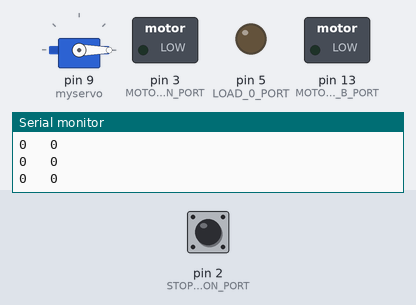
A sketch run on a simulated Arduino Uno, built with avr-gcc and run on an emulated ATmega328P. Shown: servo, switched loads named in the sketch (green lamp = pin HIGH), output pins drawn as LEDs (lit = HIGH), the last lines printed to the serial monitor. The inputs (shaded band) are chosen by the test bench; at power-on: pin 2 (STOP_BUTTON_PORT) HIGH.

Above: at 1.2 s.
1.3 s: pin 2 (STOP_BUTTON_PORT) pulled LOW for 1 s
At 1.4 s:
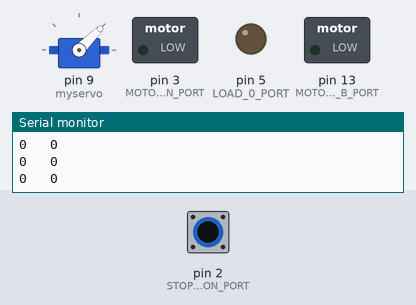
3.8 s: pin 2 (STOP_BUTTON_PORT) pulled LOW for 0.15 s
At 4.2 s:
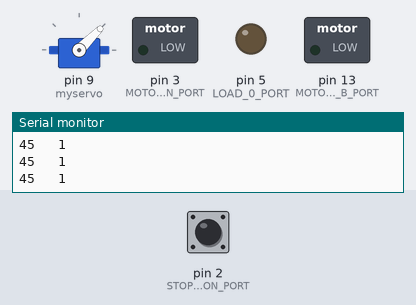
6.9 s: pin 2 (STOP_BUTTON_PORT) pulled LOW for 3.2 s
At 10.3 s:
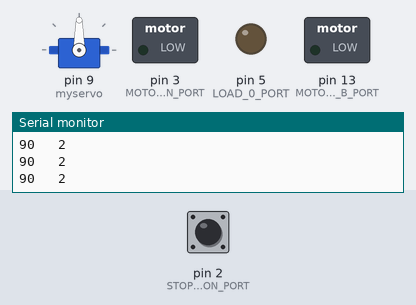
Timing chart, 0 to 11.8 s (numbered marks = the images above; inputs shaded):
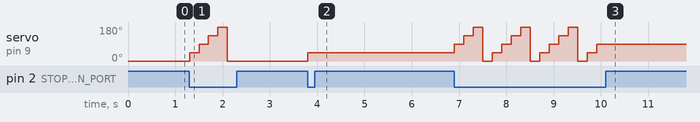

The sketch:

Servo.ino
```cpp
//============================= Declare Header Libraries Here =============================//

#include "ME2510_Library.h"
#include "Helper_Function_Library.h"
#include <Servo.h>


//============================= Declare Global Variables Here =============================//

//Declare and initialize any global variables that you will use in your function
  Servo myservo;
  int presses = 0;
  int angle = 0;
  boolean lastButton = LOW;
  boolean currentButton = LOW;


//================================== Begin Setup Function =================================//

// The setup() function is called when a sketch starts. Use it to initialize variables,
// pin modes, start using libraries, etc. The setup function will only run once, after
// each powerup or reset of the Arduino board.

void setup()
{

  initialize_shield(); //Calling the initialize shield function will set all of your
                       //port definitions properly for use with the Utah Shield Board Rev 2.0

  Serial.begin(9600);

  myservo.attach(9);
  myservo.write(0);
   pinMode(STOP_BUTTON_PORT, INPUT);
  digitalWrite(STOP_BUTTON_PORT, HIGH);


} //end setup() function


//================================== Begin Loop Function ==================================//

// After creating a setup() function, which initializes and sets the initial values, the
// loop() function does precisely what its name suggests, and loops consecutively, allowing
// your program to change and respond. Use it to actively control the Arduino board.

void loop()
{
  //currentButton = debounce(lastButton);
  //if(lastButton == LOW && currentButton == HIGH){
  if(digitalRead (STOP_BUTTON_PORT) == LOW){

      presses++;
       if(presses == 5){
          presses = 0;
    }
    angle = 45 * presses;
      myservo.write(angle);
       delay (200);
 }
   Serial.print (angle);
   Serial.print ("   ");
   Serial.println(presses);
} //end loop() function
```

Helper_Function_Library.cpp
```cpp
#if defined(ARDUINO) && ARDUINO >= 100
  #include "Arduino.h"
  #else
  #include "WProgram.h"
  #endif
#include "Helper_Function_Library.h"
#include <stdarg.h>

/*
 * In this file, you will write the code for your helper functions.
 * For any functions included in this .cpp file, you must also include the
 * function call in the associated Helper_Function_Library.h file
 *
 */

//====================================================================================
//                                  HELPER FUNCTIONS
//====================================================================================


boolean debounce(boolean lastButton)
{
  boolean current = digitalRead(STOP_BUTTON);
  if(lastButton != current)
  {
    delay(5);
    current = digitalRead(STOP_BUTTON);
  }
  return current;
}
```

Helper_Function_Library.h
```cpp
/**
  * Helper Function Library
  *
  * This library is included for you to write any helper functions
  * that your program will be using. Remember that you will declare
  * your function names in this .h file, and write the code that
  * will be associated with them in the corresponding
  * "Helper_Function_Library.cpp" file
  *
  */

#pragma once
#if defined(ARDUINO) && ARDUINO >= 100
  #include "Arduino.h"
  #else
  #include "WProgram.h"
  #endif
#include "ME2510_Arduino_Shield_Ports.h"
#include "ME2510_Library.h"


//============================
//         Constants
//============================


//====================================================================================
//                                  HELPER FUNCTIONS
//====================================================================================

/*
 * Include your helper function calls and a short description of what they
 * do in this section.
 *
 */
boolean debounce(boolean lastButton);
//puts in delay for button press
```

ME2510_Arduino_Shield_Ports.h
```cpp
#pragma once

//======================================================
// Updated Port Definitions for the Rev 2.0 Shield Board
//======================================================

const int MOTOR_0_EN_PORT = 11;
const int MOTOR_0_A_PORT = 12;
const int MOTOR_0_B_PORT = 13;

const int MOTOR_1_EN_PORT = 3;
const int MOTOR_1_A_PORT = 7;
const int MOTOR_1_B_PORT = 8;

const int START_BUTTON_PORT = 4;
const int STOP_BUTTON_PORT = 2;

const int SERVO_SIGNAL_PORT = 9;

const int PHOTO_0_PORT = 0;
const int PHOTO_1_PORT = 1;
const int BATTERY_V_PORT = 4;
const int POTENTIOMETER_PORT = 5;

const int RX_PORT = 0;
const int TX_PORT = 1;

const int LOAD_0_PORT = 5;
const int LOAD_1_PORT = 6;

const int ANALOG_2_PORT = 2;
const int ANALOG_3_PORT = 3;

const int IENCODER_A_PORT = 2;
const int IENCODER_B_PORT = 10;
const int IENCODER_Z_PORT = 6;

const int ENCODER_A_PORT = 7;
const int ENCODER_B_PORT = 8;

const int EXTERNAL_SWITCH_PORT = 10;
```

ME2510_Library.h
```cpp
/**
  * ME2510_Library
  *
  * This library provides port definitions, constants, and functions for use
  * with the ME 2510 Arduino shield board version 2.0 (Spring 2011).
  *
  * Sketches using this library should have the line:
  * #include "ME2510_Library.h"
  * at the top of the file and should call:
  * initialize_shield();
  * as the first line of their setup function.
  *
  */

#pragma once
#if defined(ARDUINO) && ARDUINO >= 100
  #include "Arduino.h"
  #else
  #include "WProgram.h"
  #endif
#include "ME2510_Arduino_Shield_Ports.h"


//============================
//         Names
//============================

// Names to use to refer to the various components on the board
// or different states or actions for sensors, etc. These are defined
// for convenience and their values are irrelevant. Therefore, the
// values are defined as unusual negative values that are unlikely to
// occur by chance or have unfortunate side-effects if used as a port
// number by mistake.

// Buttons:
const int START_BUTTON = -1001;
const int STOP_BUTTON = -1011;
// LEDs:
const int RX = -1021;
const int TX = -1031;
const int LOAD_0 = -1041;
const int LOAD_1 = -1051;
// Switch states:
const int OPEN = -7007;
const int CLOSED = -4004;
// Other identifiers:
const int INVALID = -3333;


//============================
//         Constants
//============================

// Maximum value that can be reported by the ADC.
const int MAX_ADC_VALUE = 1023;

// ADC reference voltage, in millivolts.
const int ADC_REFERENCE_MV = 5000; // mV

// Maximum PWM value that can be written using analogWrite().
const int MAX_PWM_VALUE = 255;

// Length of the string buffer used for serial printing.
// If you try and print a single message with more than this number
// of characters, the buffer will overflow and bad things will happen.
const int PRINT_BUFFER_LENGTH = 128;

// Amount of time (in ms) to wait between successive checks of a sensor.
// This essentially slows the sampling rate down and avoids having the
// processor check the sensors faster than is needed for the application.
const int POLLING_DELAY = 10; // ms

// Amount of time (in ms) to wait for switches to debounce.
// Readings done with an oscilloscope showed that the lever-arm switches
// and the tactile switches on the shield board both bounce for about 2-3 ms.
// This was done with brand new switches, and that time will probably increase
// with wear, so use the time period below to be on the safe side.
const int DEBOUNCE_TIME =  10; // ms

// Reference battery voltage level. PWM commands to the motors and solenoids will
// be scaled to make the battery appear to them to always be at this voltage level.
//
// The value is defined in millivolts.
//
// An appropriate range for NiCd or NiMH batteries is 1100 to 1200 multiplied by the
// number of cells in the battery pack. For ME 1010 and 2510, the batteries have 6 cells giving
// a range of 6600 to 7200. Setting the value higher will provide more power while
// the battery is fresh, but performance degradations due to a low charge will affect the
// robot's performance earlier in the discharge cycle. Setting the value lower will
// provide less power, but consistent performance over a longer period of time as
// the battery discharges.
const int REFERENCE_BATTERY_MV = 6900; // mV


//=============================
//       Motor Functions
//=============================

/**
  * set_motor_power
  *
  * Function to control motor power. Once the power for a motor is set
  * (doing so takes essentially no time), program execution will resume and
  * the motor will continue to run at that power until a different motor command
  * is issued.
  *
  * To stop a motor, either set the speed to zero using this function or use the
  * brake_motor function. The motor will stop faster if the brake_motor function
  * is used.
  *
  * Inputs:
  *   int motor = the motor whose power should be set (0 or 1).
  *   int power = the desired power from -100 to 100 with negative values going
  *               backwards and positive values going forwards. Values outside this
  *               range will be limited to the min or max as appropriate.
  *
  * Outputs:
  *   boolean = true if the power command was applied or false if it was not due to
  *             an invalid motor number being specified.
  */
boolean set_motor_power(int motor, int power);

/**
  * brake_motor
  *
  * Function to brake the specified motor passively by shorting its leads together.
  * Note that no special action is required to turn the brake off before trying
  * to run it again using the set_motor_power function.
  *
  * Inputs:
  *   int motor = the motor that should be put in brake mode. (0 or 1).
  *
  * Outputs:
  *   boolean = true if the brake command was applied or false if it was not due to
  *             an invalid motor number being specified.
  */
boolean brake_motor(int motor);


//=============================
//      Solenoid Functions
//=============================

/**
  * activate_solenoid
  *
  * Function to activate a solenoid for the specified amount of time in milliseconds.
  * The power at which to activate the solenoid can optionally be specified. If omitted
  * the default value is 100 (full power).
  * The function uses a call to delay, so program execution will be halted for the
  * time during which it is activated. Also note that the function will only activate
  * a solenoid for a maximum of 2000 ms each time it is called to avoid overheating the
  * solenoid or the control circuitry.
  *
  * Inputs:
  *   int solenoid = the solenoid to be activated (0, or 1).
  *   int ms = the number of milliseconds to leave the solenoid activated (2000 max).
  *   int power = optional argument to specify the power at which the solenoid should
  *               be activated. The valid range is 0 to 100. If omitted, a value of
  *               100 will be used as the default. Values outside the valid range will
 *                be limited to the min or max as appropriate.
  *
  * Outputs:
  *   boolean = true if the command was executed or false if it was not due to an
  *             invalid solenoid number or a negative time value being specified.
  */
boolean activate_solenoid(int solenoid, int ms, int power = 100);


//=============================
//     Sensor Functions
//=============================


/**
  * read_photo
  *
  * Function to read the specified phototransistor and scale the raw value reported
  * by the analog-to-digital converter into the range of 0 to 100. When no IR light
  * is applied, the value will be very near 0. When it is saturated with IR light,
  * it will be very near 100.
  *
  * Inputs:
  *   int photo_number = the number of the phototransistor to be read (0 or 1).
  *
  * Outputs:
  *   int = the scaled reading from the phototransistor. If an invalid phototransistor
  *         number is provided, then the function will report the constant INVALID.
  */
int read_photo(int photo_number);


/**
  * wait_for_photo_to_exceed
  *
  * Function that waits for the specified phototransistor's reading to exceed
  * the specified threshold. The function uses read_photo to obtain the
  * phototransistor reading, so the threshold should be set accordingly.
  *
  * Inputs:
  *   int photo_number = the number of the phototransistor to be read (0 or 1).
  *   int threshold = the threshold that must be exceeded before the function returns.
  *                   This must be between 0 and 100.
  *
  * Outputs:
  *   boolean = true if the input arguments were valid or false if they were not.
  */
boolean wait_for_photo_to_exceed(int photo_number, int threshold);


/**
 * switch_state
 *
 * Function to report whether the specified switch is open or closed.
 * The function delays program execution for at least DEBOUNCE_TIME milliseconds
 * to make sure the switch state is stable before reporting a result.
 *
 * Inputs:
 *   int switch_ID = the switch number or name to check (0, 1, 2, START_BUTTON, or STOP_BUTTON)
 *
 * Outputs:
 *   int  = CLOSED or OPEN if a valid switch identifier was provided. Otherwise the
 *          function will return the constant INVALID.
 */
int switch_state(int switch_ID);


/**
  * wait_for_switch
  *
  * Function that waits for the specified switch to be in the specified state.
  * The function checks the switch state repeatedly until the state occurs
  * and then returns. If the switch is already in the specified state, it will
  * return immediately.
  *
  * Inputs:
  *   int switch_ID = the switch number or name to check (0, 1, 2, START_BUTTON, or STOP_BUTTON)
  *   int desired_state = OPEN or CLOSED
  *
  * Outputs:
  *   boolean = true if the input arguments were valid or false if they were not.
  */
boolean wait_for_switch(int switch_ID, int desired_state);


/**
  * read_potentiometer
  *
  * Function to read the potentiometer's position and scale it to the range
  * of 0 to 100.
  *
  * (There are no inputs.)
  *
  * Outputs:
  *   int = the scaled potentiometer reading ranging from 0 to 100.
  *
  * Example:
  *   int reading;
  *   reading = read_potentiometer();
  */
int read_potentiometer();


//=================================
//        Helper Functions
//=================================

/**
  * initialize_shield()
  *
  * Function that sets up the ports correctly for the 2510 Arduino shield to operate.
  * This function should be called in the "setup" function of any sketch that uses
  * the shield board.
  *
  * (There are no inputs or outputs.)
  */
void initialize_shield();


/**
  * serial_printf
  *
  * Function to handle printing over the serial port taking into account the
  * interaction between the switches and the serial port on the Arduino.
  * The function uses the default baud rate of 9600.
  *
  * When using the shield board, it is important to use this function
  * rather than the Arduino's default Serial library so that you do not
  * accidentally leave the affected digital ports in the wrong state and
  * disable your touch switches.
  *
  * The first argument is a formatting string just like you use with MATLAB's
  * fprintf command. The most common conversion characters are:
  *
  * %d or %i   for integers (either one works)
  * %g   for floating point numbers (chooses the shorter of fixed point and exponential notation)
  * \n   for a newline
  * \t   for a tab
  *
  * Inputs:
  *   char *format_string = A string to print over the serial port for display on the
  *                serial monitor. The string must be defined using double quotes
  *                ("your string") rather than single quotes like MATLAB uses.
  *   ... = Additional numeric arguments to be formatted according to the specifiers
  *         in the format_string.
  *
  * (The function does not return anything)
  *
  * Example:
  *   The command:
  *     serial_printf("int_val = %d , float_val = %g\n", 56, 72.56);
  *   will print the following over the serial port:
  *     int_var = 56 , float_val = 72.56
  *   (followed by a newline).
  */
void serial_printf(char *format_string, ...);


/**
  * halt_program
  *
  * Function that stops the program execution by entering an infinite loop.
  * The function makes sure that all of the actuators attached to the shield
  * board are turned off and then makes the TX and RX LEDs blink as an
  * indicator that the program has been halted.
  *
  * (No inputs or outputs.)
  */
void halt_program();


/**
  * blink_LED
  *
  * Function to make an LED on the shield board blink a specified number of times
  * at a specified rate. Program execution will not resume until the blinking is
  * done. Note that making the LOAD LEDs blink triggers the device that is attached
  * to the load connectors as a side effect. So, if your solenoids are plugged in,
  * they will fire along with the LED as it blinks.
  *
  * Inputs:
  *   int LED = RX, TX, LOAD_0, or LOAD_1 to indicate which LED to blink.
  *   int Hz = the frequency (in Hz) at which the LED should blink. It will blink
  *            at a 50% duty cycle.
  *   int n_times = the number of times the LED should blink.
  *
  * Outputs:
  *   boolean = true if the action was complete successfully or false if an invalid
  *             LED was specified.
  */
boolean blink_LED(int LED, int Hz, int n_times);


/**
  * compensate_for_battery_charge
  *
  * Function to scale a pwm_value to compensate for the battery charge level.
  *
  * The pwm_value is scaled by the reference battery level over the actual
  * battery level so that the controlled device will always operate as if
  * the battery voltage was equal to the reference level.
  *
  * Inputs:
  *   int pwm_value = the pwm_value to be sent to the device before battery
  *                   charge compensation.
  *
  * Outputs:
  *   int = the compensated pwm_value.
  */
int compensate_for_battery_charge(int pwm_value);
```

Source omitted: ME2510_Library.cpp (15080 bytes)

Measured:
- after the input at 1.3 s, servo on pin 9 (myservo): 0° → 45° at once, → 90° 0.20 s later, → 135° 0.20 s later, → 180° 0.20 s later, … (5 changes in this stretch)
- after the input at 3.8 s, servo on pin 9 (myservo): 0° → 45° at once
- after the input at 6.9 s, servo on pin 9 (myservo): 45° → 90° at once, then repeats every 1.0 s: 135° 0.20 s, 180° 0.20 s, 0° 0.20 s, 45° 0.20 s, 90° 0.20 s, until it stays 90° from 9.9 s
